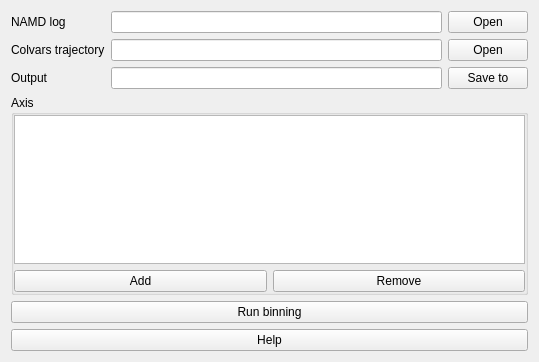
<?xml version="1.0" encoding="UTF-8"?>
<ui version="4.0">
 <class>NAMDLogTab</class>
 <widget class="QWidget" name="NAMDLogTab">
  <property name="geometry">
   <rect>
    <x>0</x>
    <y>0</y>
    <width>539</width>
    <height>362</height>
   </rect>
  </property>
  <property name="windowTitle">
   <string>Form</string>
  </property>
  <layout class="QGridLayout" name="gridLayout">
   <item row="1" column="1">
    <widget class="QLineEdit" name="lineEditColvarsTrajectory">
     <property name="minimumSize">
      <size>
       <width>300</width>
       <height>0</height>
      </size>
     </property>
     <property name="readOnly">
      <bool>true</bool>
     </property>
    </widget>
   </item>
   <item row="0" column="1">
    <widget class="QLineEdit" name="lineEditNAMDLog">
     <property name="minimumSize">
      <size>
       <width>300</width>
       <height>0</height>
      </size>
     </property>
     <property name="readOnly">
      <bool>true</bool>
     </property>
    </widget>
   </item>
   <item row="0" column="0">
    <widget class="QLabel" name="labelNAMDLog">
     <property name="text">
      <string>NAMD log</string>
     </property>
    </widget>
   </item>
   <item row="2" column="2">
    <widget class="QPushButton" name="pushButtonSaveTo">
     <property name="text">
      <string>Save to</string>
     </property>
    </widget>
   </item>
   <item row="4" column="0" colspan="3">
    <widget class="QPushButton" name="pushButtonRun">
     <property name="text">
      <string>Run binning</string>
     </property>
    </widget>
   </item>
   <item row="0" column="2">
    <widget class="QPushButton" name="pushButtonOpenNAMDLog">
     <property name="text">
      <string>Open</string>
     </property>
    </widget>
   </item>
   <item row="2" column="0">
    <widget class="QLabel" name="labelOutput">
     <property name="text">
      <string>Output</string>
     </property>
    </widget>
   </item>
   <item row="1" column="0">
    <widget class="QLabel" name="labelColvarsTrajectory">
     <property name="text">
      <string>Colvars trajectory</string>
     </property>
    </widget>
   </item>
   <item row="1" column="2">
    <widget class="QPushButton" name="pushButtonOpenColvarsTrajectory">
     <property name="text">
      <string>Open</string>
     </property>
    </widget>
   </item>
   <item row="3" column="0" colspan="3">
    <widget class="QGroupBox" name="groupBox">
     <property name="title">
      <string>Axis</string>
     </property>
     <property name="flat">
      <bool>true</bool>
     </property>
     <layout class="QGridLayout" name="gridLayout_2">
      <property name="leftMargin">
       <number>0</number>
      </property>
      <property name="topMargin">
       <number>0</number>
      </property>
      <property name="rightMargin">
       <number>0</number>
      </property>
      <property name="bottomMargin">
       <number>0</number>
      </property>
      <item row="1" column="0">
       <layout class="QHBoxLayout" name="horizontalLayout">
        <item>
         <widget class="QPushButton" name="pushButtonAddAxis">
          <property name="text">
           <string>Add</string>
          </property>
         </widget>
        </item>
        <item>
         <widget class="QPushButton" name="pushButtonRemoveAxis">
          <property name="text">
           <string>Remove</string>
          </property>
         </widget>
        </item>
       </layout>
      </item>
      <item row="0" column="0">
       <widget class="QTableView" name="tableViewAxis"/>
      </item>
     </layout>
    </widget>
   </item>
   <item row="2" column="1">
    <widget class="QLineEdit" name="lineEditOutput">
     <property name="minimumSize">
      <size>
       <width>300</width>
       <height>0</height>
      </size>
     </property>
    </widget>
   </item>
   <item row="5" column="0" colspan="3">
    <widget class="QPushButton" name="pushButtonHelp">
     <property name="text">
      <string>Help</string>
     </property>
    </widget>
   </item>
  </layout>
 </widget>
 <tabstops>
  <tabstop>lineEditNAMDLog</tabstop>
  <tabstop>pushButtonOpenNAMDLog</tabstop>
  <tabstop>lineEditColvarsTrajectory</tabstop>
  <tabstop>pushButtonOpenColvarsTrajectory</tabstop>
  <tabstop>lineEditOutput</tabstop>
  <tabstop>pushButtonSaveTo</tabstop>
  <tabstop>tableViewAxis</tabstop>
  <tabstop>pushButtonAddAxis</tabstop>
  <tabstop>pushButtonRemoveAxis</tabstop>
  <tabstop>pushButtonRun</tabstop>
 </tabstops>
 <resources/>
 <connections/>
</ui>
